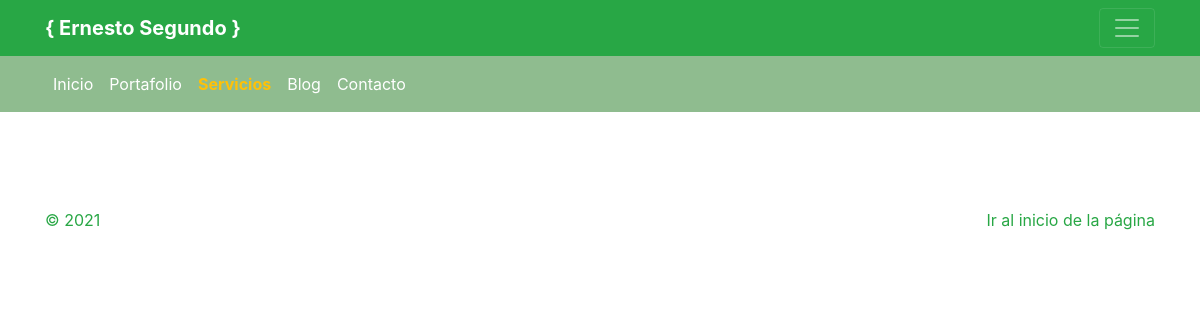
The app's page /servicios/, older data.
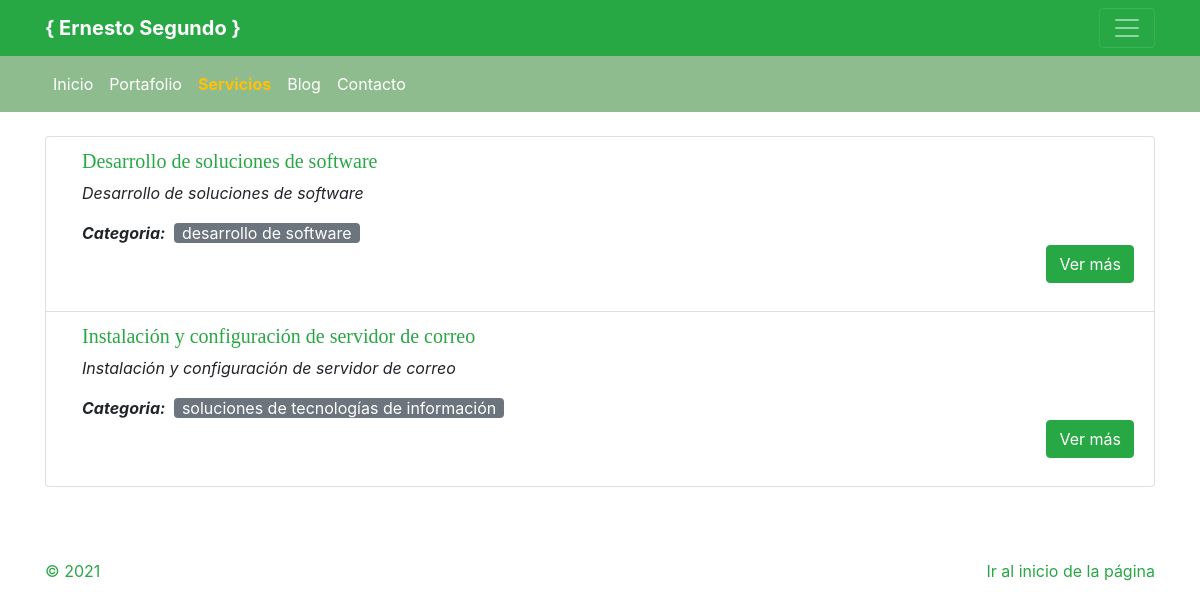
The same page, newer data.
### servicios/models.py (models this page shows, shortened)
class Servicio(models.Model):
    nombre = models.CharField(max_length=50)
    descripcion = models.CharField(max_length=250)
    disponibilidad = models.BooleanField(default=True)
    precio = models.FloatField()
    categoria = models.ForeignKey(CategoriaServicio, on_delete=CASCADE)
    creado = models.DateTimeField(auto_now_add=True)
    modificado = models.DateTimeField(auto_now_add=True)
    class Meta:
        verbose_name = "Servicio"
        verbose_name_plural = "Servicios"

class CategoriaServicio(models.Model):
    nombre = models.CharField(max_length=50)
    disponibilidad = models.BooleanField(default=True)
    creado = models.DateTimeField(auto_now_add=True)
    modificado = models.DateTimeField(auto_now_add=True)
    class Meta:
        verbose_name = "Categoría de servicio"
        verbose_name_plural = "Categorías de servicio"

### servicios/views.py (the view)
# urls.py: path('servicios/', include('servicios.urls')),
def servicios(request):
    servicios = Servicio.objects.all()
    return render(request, 'servicios/servicios.html', {"servicios": servicios})

### servicios/templates/servicios/servicios.html (shortened to what this page needs)
{% extends 'presentacion/masterpage.html' %}
{% load static %}
{% block content %}
    <main role="main">
		<section class="container my-4">
			<ul class="list-group">
				{% for servicio in servicios %}
				<li class="list-group-item">
					<div class="pl-3">
						<div class="pb-3">
							<h5 class="text-success">{{servicio.nombre}}</h5>
							<p class="text-justify rounded"><cite>{{servicio.descripcion}}</cite></p>
							<p class="font-italic d-inline"><span class="font-weight-bold">Categoria:</span></p>
							<a class="text-lowercase bg-secondary rounded mx-1 px-2 text-white" href="">{{servicio.categoria.nombre}}</a>
							<div class="text-right"><a href="" class="btn btn-success">Ver más</a></div>
						</div>
					</div>
				</li>
				{% endfor %}
			</ul>
        </section>
	</main>
{% endblock content %}

### presentacion/templates/presentacion/masterpage.html (shortened to what this page needs)
<!DOCTYPE html>
<html lang="es">
<head>
    {% load static %}
	<link rel="stylesheet" type="text/css" href="{% static '/css/ernestosegundo.css' %}" />
	<link rel="stylesheet" type="text/css" href="{% static '/css/blog.css' %}" />
	<link rel="stylesheet" type="text/css" href="{% static '/css/bootstrap.css' %}" />
	<link rel="stylesheet" type="text/css" href="{% static '/css/smart_wizard.css' %}" />
	<link rel="stylesheet" type="text/css" href="{% static '/css/smart_wizard_arrows.css' %}" />
</head>
<body>
	{% include 'presentacion/header.html' %}
	{% block content %}
    {% endblock %}
    {% include 'presentacion/footer.html' %}
</body>
</html>

### presentacion/templates/presentacion/header.html (shortened to what this page needs)
<header>
    <div class="navbar navbar-dark bg-success box-shadow">
        <div class="container d-flex justify-content-between">
            <div class="navbar-brand d-flex align-items-center">
                <strong>{ Ernesto Segundo }</strong>
            </div>
            <a class="navbar-toggler" type="button" data-toggle="collapse"
                data-target="#navbarHeader" aria-controls="navbarHeader"
                aria-expanded="false" aria-label="Toggle navigation">
                <span class="navbar-toggler-icon"></span>
            </a>
        </div>
    </div>
</header>
<nav class="navbar navbar-expand-lg navbar-success bg-navbar">
    <div class="container">
        <div class="collapse navbar-collapse text-white" id="navbars">
            <ul class="navbar-nav mr-auto">
                <li class="nav-item"><a class="nav-link {% if request.path == '/' %} text-warning font-weight-bold {% else %} text-white {% endif %}" href="{% url 'presentacion' %}">Inicio</a></li>
                <li class="nav-item"><a class="nav-link {% if request.path == '/portafolio/' %} text-warning font-weight-bold {% else %} text-white {% endif %}" href="{% url 'portafolio' %}">Portafolio</a></li>
                <li class="nav-item"><a class="nav-link {% if request.path|slice:':11' == '/servicios/' %} text-warning font-weight-bold {% else %} text-white {% endif %}" href="{% url 'servicios' %}">Servicios</a></li>
                <li class="nav-item"><a class="nav-link {% if request.path|slice:':6' == '/blog/' %} text-warning font-weight-bold {% else %} text-white {% endif %}" href="{% url 'blog' %}">Blog</a></li>
                <li class="nav-item"><a class="nav-link {% if request.path == '/contacto/' %} text-warning font-weight-bold {% else %} text-white {% endif %}" href="{% url 'contacto' %}">Contacto</a></li>
            </ul>
        </div>
    </div>
</nav>

### presentacion/templates/presentacion/footer.html
<footer class="text-muted">
    <div class="container">
        <div class="float-right">
            <a href="#" class="text-success">Ir al inicio de la página</a>
        </div>
        <div>
            <span class="text-success">&copy; 2021</span>
        </div>
    </div>
</footer>

### presentacion/static/css/ernestosegundo.css (style rules this page uses)
:root { --jumbotron-padding-y: 3rem; }
footer { padding-top: 3rem; padding-bottom: 3rem; }
.box-shadow { box-shadow: 0 .25rem .75rem rgba(0, 0, 0, .05); }
.bg-navbar { background-color:darkseagreen; }

### presentacion/static/css/blog.css (style rules this page uses)
h1, h2, h3, h4, h5, h6 { font-family: "Playfair Display", Georgia, "Times New Roman", serif; }
.box-shadow { box-shadow: 0 .25rem .75rem rgba(0, 0, 0, .05); }

Row changes from the older to the newer data that the page shows:
added Servicio: nombre "Desarrollo de soluciones de software", descripcion "Desarrollo de soluciones de software", categoria.nombre "desarrollo de software"
added Servicio: nombre "Instalación y configuración de servidor de correo", descripcion "Instalación y configuración de servidor de correo", categoria.nombre "soluciones de tecnologías de información"
